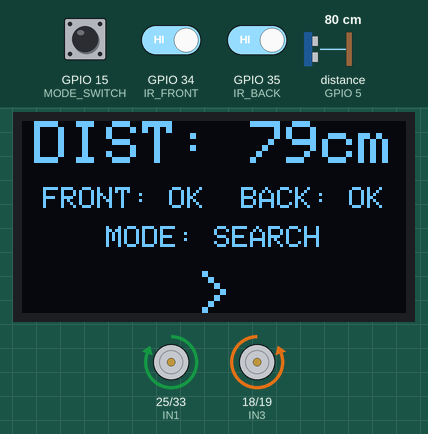
Simulated run of this sketch. Board: ESP32. Shown: 128×64 one-colour display, motor-driver pin pairs drawn as motors (green arrow = first pin HIGH = forward, orange = second pin HIGH = backward, longer = more drive, scaled by the enable pin). Wiring (inferred from the names in the program): ultrasonic range finder: trigger GPIO 4; echo GPIO 5. The test bench sets the inputs (shaded band); at power-on: distance to the obstacle (sensor on GPIO 5) 80 cm, GPIO 34 (IR_FRONT) HIGH, GPIO 35 (IR_BACK) HIGH, GPIO 15 (MODE_SWITCH) LOW. The echo pulse lasts 58.3 µs per cm; nothing arrives over Bluetooth unless stated; what the sketch prints to the serial monitor is not drawn.

Above: at 2.9 s.
3.0 s: distance to the obstacle (sensor on GPIO 5) set to 41 cm
At 3.37 s:
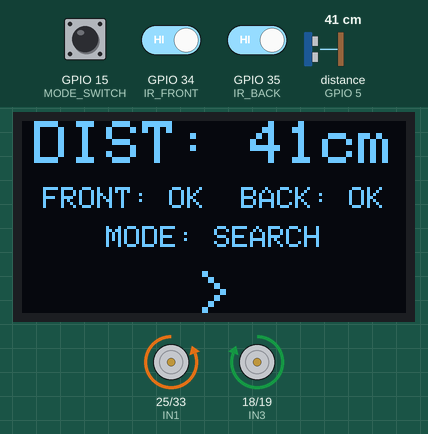
6.7 s: distance to the obstacle (sensor on GPIO 5) set to 33 cm
At 7.8 s:
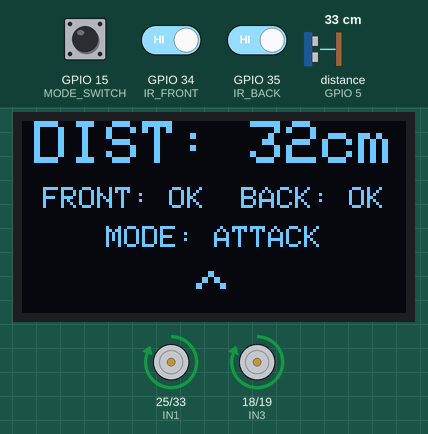
8.5 s: GPIO 34 (IR_FRONT) driven LOW
At 9.63 s:
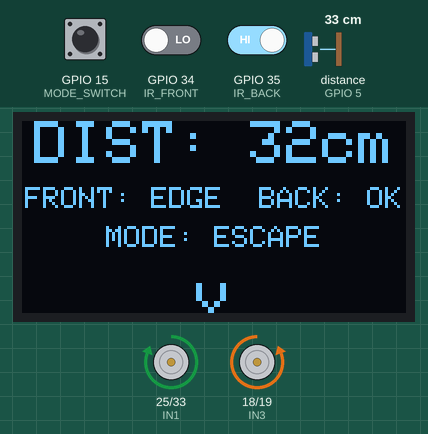
10.6 s: GPIO 35 (IR_BACK) driven LOW
At 12.14 s:
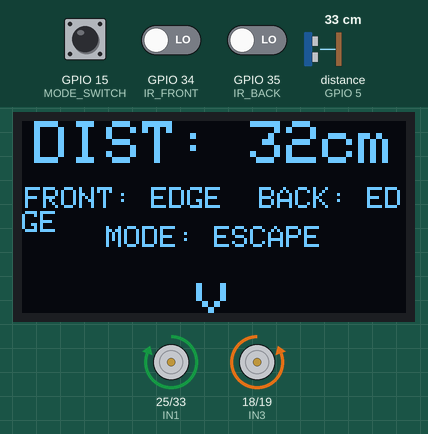
13.8 s: GPIO 15 (MODE_SWITCH) pulled HIGH for 1 s
At 14.6 s:
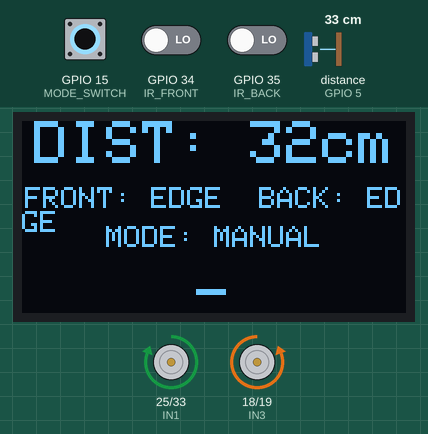
16.6 s: GPIO 34 (IR_FRONT) driven HIGH
At 17.79 s:
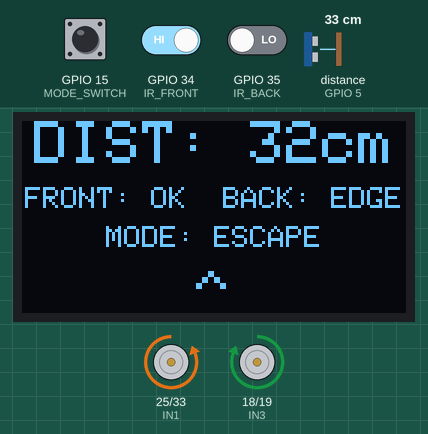
Timing chart, 0 to 19.8 s (numbered marks = the images above; inputs shaded):
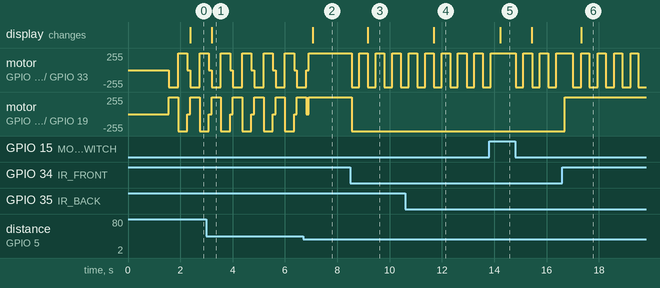

The sketch:

sumobot.ino
```cpp
#include <Wire.h>
#include <Adafruit_GFX.h>
#include <Adafruit_SSD1306.h>
#include "BluetoothSerial.h"

// ==============================
// OLED Settings
// ==============================
#define SCREEN_WIDTH 128
#define SCREEN_HEIGHT 64
Adafruit_SSD1306 display(SCREEN_WIDTH, SCREEN_HEIGHT, &Wire, -1);

// ==============================
// Bluetooth
// ==============================
BluetoothSerial BT;

// ==============================
// L298N Motor Pins (4 motors total)
// LEFT motors: IN1, IN2
// RIGHT motors: IN3, IN4
// ==============================
#define IN1 25
#define IN2 33
#define IN3 18
#define IN4 19
#define ENA 27
#define ENB 23

// ==============================
// Ultrasonic Pins
// ==============================
#define TRIG 4
#define ECHO 5

// ==============================
// IR Edge Sensors
// ==============================
#define IR_FRONT 34
#define IR_BACK 35

// ==============================
// SPST Mode Switch
// ==============================
#define MODE_SWITCH 15   // HIGH = MANUAL, LOW = AUTO

// ==============================
// SETUP
// ==============================
void setup() {
  Serial.begin(115200);
  BT.begin("SUMOBOT_BT");   // Bluetooth name

  Wire.begin(21, 22);
  display.begin(SSD1306_SWITCHCAPVCC, 0x3C);
  display.clearDisplay();
  display.setTextSize(1);
  display.setTextColor(WHITE);

  display.setCursor(0, 0);
  display.println("SUMOBOT INIT");
  display.println("Ultrasonic + 2 IR Edge");
  display.display();
  delay(1500);
  display.clearDisplay();

  // Motor pins
  pinMode(IN1, OUTPUT);
  pinMode(IN2, OUTPUT);
  pinMode(IN3, OUTPUT);
  pinMode(IN4, OUTPUT);
  pinMode(ENA, OUTPUT);
  pinMode(ENB, OUTPUT);

  // Sensors
  pinMode(TRIG, OUTPUT);
  pinMode(ECHO, INPUT);
  pinMode(IR_FRONT, INPUT);
  pinMode(IR_BACK, INPUT);

  // SPST switch
  pinMode(MODE_SWITCH, INPUT_PULLDOWN);

  Serial.println("Sumobot Ready.");
}

// ==============================
// OLED DISPLAY FUNCTION
// ==============================
void showOLED(long distance, int irFront, int irBack, String mode, String motorDir) {
  display.clearDisplay();

  display.setTextSize(2);
  String distStr = "DIST: " + String(distance) + "cm";
  int16_t x1, y1;
  uint16_t w, h;
  display.getTextBounds(distStr, 0, 0, &x1, &y1, &w, &h);
  display.setCursor((SCREEN_WIDTH - w) / 2, 0);
  display.println(distStr);

  display.setTextSize(1);
  String irStr = "FRONT: " + String(irFront == LOW ? "EDGE" : "OK")
               + "  BACK: " + String(irBack == LOW ? "EDGE" : "OK");
  display.getTextBounds(irStr, 0, 0, &x1, &y1, &w, &h);
  display.setCursor((SCREEN_WIDTH - w) / 2, 22);
  display.println(irStr);

  String modeStr = "MODE: " + mode;
  display.getTextBounds(modeStr, 0, 0, &x1, &y1, &w, &h);
  display.setCursor((SCREEN_WIDTH - w) / 2, 35);
  display.println(modeStr);

  display.setTextSize(2);
  String arrow = "-";
  if (motorDir == "FORWARD") arrow = "^";
  else if (motorDir == "BACKWARD") arrow = "v";
  else if (motorDir == "LEFT") arrow = "<";
  else if (motorDir == "RIGHT") arrow = ">";

  display.getTextBounds(arrow, 0, 0, &x1, &y1, &w, &h);
  display.setCursor((SCREEN_WIDTH - w) / 2, 50);
  display.println(arrow);

  display.display();
}

// ==============================
// MOTOR CONTROL
// ==============================
void motorSpeed() {
  digitalWrite(ENA, HIGH);
  digitalWrite(ENB, HIGH);
}

void forward() {
  digitalWrite(IN1, HIGH);
  digitalWrite(IN2, LOW);
  digitalWrite(IN3, HIGH);
  digitalWrite(IN4, LOW);
}

void backward() {
  digitalWrite(IN1, LOW);
  digitalWrite(IN2, HIGH);
  digitalWrite(IN3, LOW);
  digitalWrite(IN4, HIGH);
}

void left_turn() {
  digitalWrite(IN1, LOW);
  digitalWrite(IN2, HIGH);
  digitalWrite(IN3, HIGH);
  digitalWrite(IN4, LOW);
}

void right_turn() {
  digitalWrite(IN1, HIGH);
  digitalWrite(IN2, LOW);
  digitalWrite(IN3, LOW);
  digitalWrite(IN4, HIGH);
}

void stopMotor() {
  digitalWrite(IN1, LOW);
  digitalWrite(IN2, LOW);
  digitalWrite(IN3, LOW);
  digitalWrite(IN4, LOW);
}

// ==============================
// ULTRASONIC
// ==============================
long getDistance() {
  digitalWrite(TRIG, LOW);
  delayMicroseconds(2);
  digitalWrite(TRIG, HIGH);
  delayMicroseconds(10);
  digitalWrite(TRIG, LOW);

  long duration = pulseIn(ECHO, HIGH, 20000);
  long distance = duration * 0.0343 / 2;

  if (distance == 0 || distance > 300) return 999;
  return distance;
}

// ==============================
// MAIN LOOP
// ==============================
void loop() {
  motorSpeed();

  long dist = getDistance();
  int irFront = digitalRead(IR_FRONT);
  int irBack = digitalRead(IR_BACK);

  bool manual = digitalRead(MODE_SWITCH);
  String currentMode = manual ? "MANUAL" : "";
  String motorDir = "STOP";

  // ==============================
  // MANUAL MODE (Bluetooth)
  // ==============================
  if (manual) {
    if (BT.available()) {
      char cmd = BT.read();

      if (cmd == 'F') { forward(); motorDir = "FORWARD"; }
      else if (cmd == 'B') { backward(); motorDir = "BACKWARD"; }
      else if (cmd == 'L') { left_turn(); motorDir = "LEFT"; }
      else if (cmd == 'R') { right_turn(); motorDir = "RIGHT"; }
      else if (cmd == 'S') { stopMotor(); motorDir = "STOP"; }
    }

    showOLED(dist, irFront, irBack, "MANUAL", motorDir);
    return;
  }

  // ==============================
  // AUTO MODE
  // ==============================

  // FRONT EDGE
  if (irFront == LOW) {
    backward();
    motorDir = "BACKWARD";
    currentMode = "ESCAPE";
    delay(300);
    right_turn();
    delay(300);
  }
  // BACK EDGE
  else if (irBack == LOW) {
    forward();
    motorDir = "FORWARD";
    currentMode = "ESCAPE";
    delay(300);
    left_turn();
    delay(300);
  }
  // ATTACK
  else if (dist <= 35) {
    forward();
    motorDir = "FORWARD";
    currentMode = "ATTACK";
    delay(120);
  }
  // SEARCH
  else {
    currentMode = "SEARCH";
    left_turn();
    motorDir = "LEFT";
    delay(350);

    dist = getDistance();
    if (dist <= 35) {
      motorDir = "FORWARD";
    } else {
      right_turn();
      motorDir = "RIGHT";
      delay(350);
      dist = getDistance();
      if (dist <= 35) motorDir = "FORWARD";
    }

    stopMotor();
    delay(80);
  }

  showOLED(dist, irFront, irBack, currentMode, motorDir);
}
```

Measured:
- the behaviour switches between 37 and 36 cm on distance to the obstacle (sensor on GPIO 5) (found by bisection; images 1 and 2)
- after the input at 3.0 s, the display: changes after 0.20 s (image 1)
- after the input at 6.7 s, the display: changes after 0.36 s (image 2)
- after the input at 8.5 s, motor on GPIO 25 (IN1) / GPIO 33 (IN2): alternates forward 255/255 for 0.33 s and backward 255/255 for 0.30 s, starting at once; motor on GPIO 18 (IN3) / GPIO 19 (IN4): forward 255/255 → backward 255/255 at once; the display: changes after 0.67 s (image 3)
- after the input at 10.6 s, the display: changes after 1.1 s (image 4)
- after the input at 13.8 s, the display: changes after 0.42 s (image 5)
- after the input at 16.6 s, motor on GPIO 18 (IN3) / GPIO 19 (IN4): backward 255/255 → forward 255/255 after 0.10 s; the display: changes after 0.73 s (image 6)
- by itself, motor on GPIO 25 (IN1) / GPIO 33 (IN2): repeats every 0.81 s: backward 255/255 0.35 s, forward 255/255 0.35 s, stopped 0.11 s
